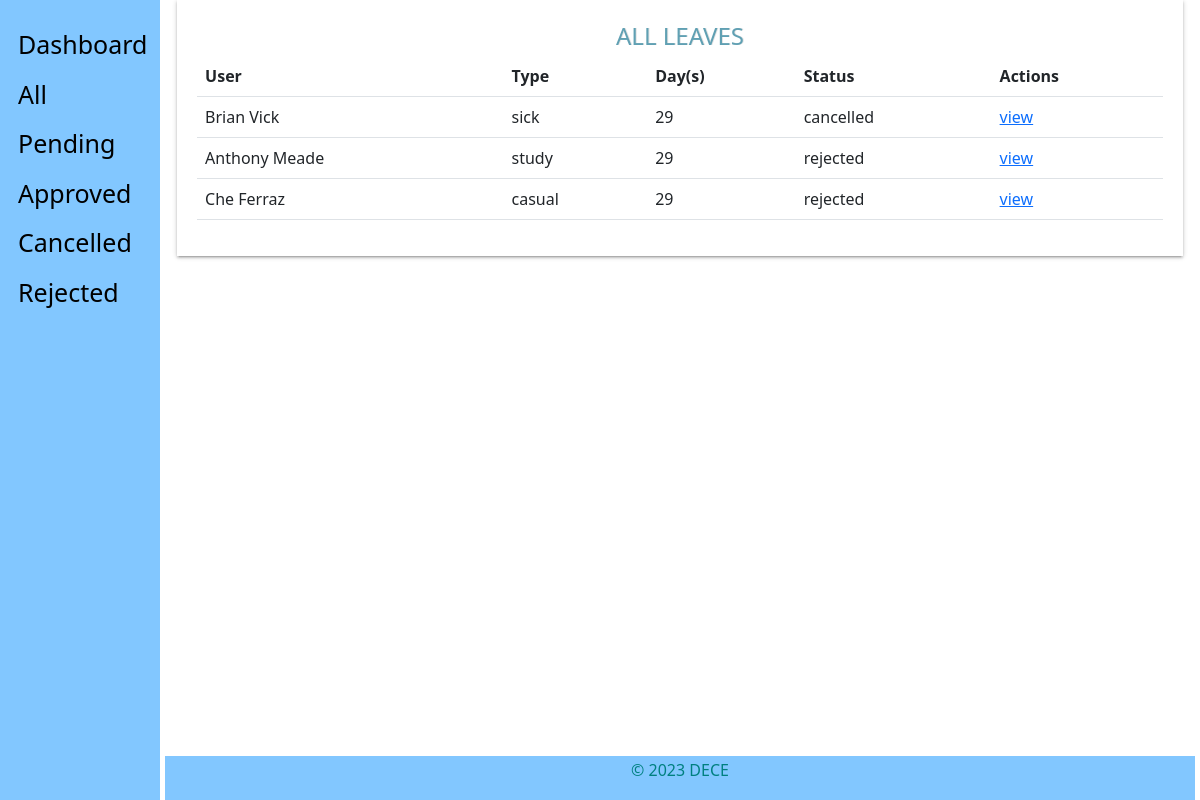
Page /admin_view/leaves/all/ (signed in) on the earlier database version.
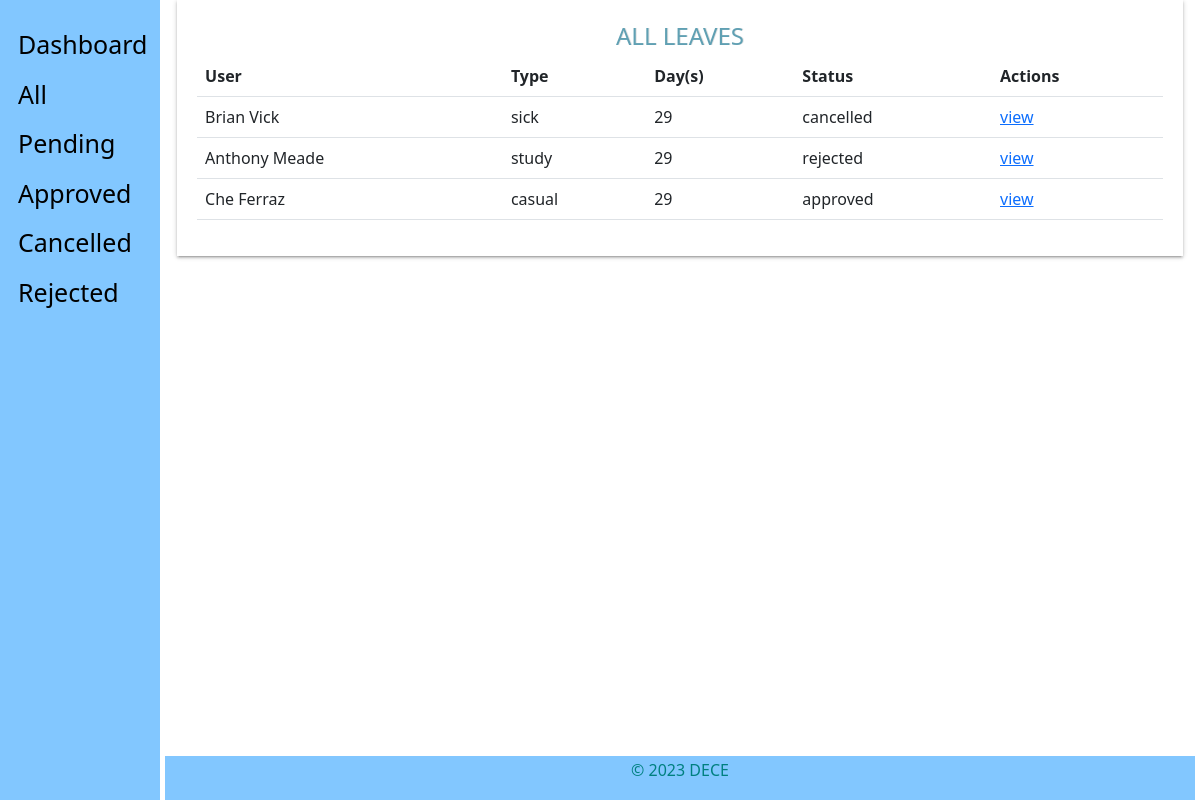
Same page on the later database version.
### staff_app/models.py (models this page shows, shortened)
class Leave(models.Model):
    SICK = 'sick'
    CASUAL = 'casual'
    EMERGENCY = 'emergency'
    STUDY = 'study'
    LEAVE_TYPE = (
        (SICK, 'Sick Leave'),
        (CASUAL, 'Casual Leave'),
        (EMERGENCY, 'Emergency Leave'),
        (STUDY, 'Study Leave'),
    )
    DAYS = 30
    user = models.ForeignKey(CustomUser, on_delete=models.CASCADE, default=1)
    startdate = models.DateField(verbose_name=_(
        'Start Date'), help_text='leave start date is on ..', null=True, blank=False)
    enddate = models.DateField(verbose_name=_(
        'End Date'), help_text='coming back on ...', null=True, blank=False)
    leavetype = models.CharField(
        choices=LEAVE_TYPE, max_length=25, default=SICK, null=True, blank=False)
    reason = models.CharField(verbose_name=_('Reason for Leave'), max_length=255,
                              help_text='add additional information for leave', null=True, blank=True)
    defaultdays = models.PositiveIntegerField(verbose_name=_(
        'Leave days per year counter'), default=DAYS, null=True, blank=True)
    status = models.CharField(max_length=12, default='pending')
    is_approved = models.BooleanField(default=False)  # hide
    updated = models.DateTimeField(auto_now=True, auto_now_add=False)
    created = models.DateTimeField(auto_now=False, auto_now_add=True)
    objects = LeaveManager()
    class Meta:
        verbose_name = _('Leave')
        verbose_name_plural = _('Leaves')
        ordering = ['-created']  # recent objects
    @ property
    def leave_days(self):
        days_count = ''
        startdate = self.startdate
        enddate = self.enddate
        if startdate > enddate:
            return
        dates = (enddate - startdate)
        return dates.days
    @ property
    def get_full_name(self):
        user = self.user
        firstname = self.user.first_name
        lastname = self.user.last_name
        fullname = firstname+' '+lastname
        return fullname

### hris_app/models.py (models this page shows)
class CustomUser (AbstractUser):
    ADMINISTRATOR = '1'
    STAFF = '2'
    EMAIL_TO_USER_TYPE_MAP = {
        'administrator': ADMINISTRATOR,
        'staff': STAFF
    }
    user_type_data = ((ADMINISTRATOR, "Administrator"), (STAFF, "Staff"))
    user_type = models.CharField(
        default=1,
        choices=user_type_data,
        max_length=20
    )

### admin_app/views.py (the view)
# urls.py: path('leaves/all/', views.leaves_list, name="leaves"),
def leaves_list(request):
    if not (request.user.is_authenticated and request.user.is_superuser):
        return redirect('hris:home')
    leaves = Leave.objects.all()
    context = {
        'leave_list': leaves,
        'title': 'ALL LEAVES'
    }
    return render(request, "admin/leaves_view.html", context)

### admin_app/managers.py (called while the page is built)
    def get_queryset(self):
        return super().get_queryset()

### templates/admin/leaves_view.html (shortened to what this page needs)
{% extends 'base_leave.html' %}
{% load static %}
{% block content %}
        <section class="content">
            <section class="container-fluid">
                	<div class="table-responsive table-shadow">
                		<div class="text-center table-description">
                			<h4 class="title-h3" style="color: #60a0b3 !important;
    						text-shadow: 1px 0px rgba(0,0,0,0.11)">{{title}}</h4>
                		</div>
                		<table class="table">
							  <thead>
							    <tr>
							      <th scope="col">User</th>
							      <th scope="col">Type</th>
							      <th scope="col">Day(s)</th>
							      <th scope="col">Status</th>
							      <th scope="col">Actions</th>
							    </tr>
							  </thead>
							  <tbody>
							  	{% for leave in leave_list %}
							    <tr>
							      <td>{{ leave.get_full_name }}</td>
							      <td>{{ leave.leavetype}}</td>
							      <td>{{ leave.leave_days }}</td>
							      <td>{{ leave.status }}</td>
							      <td>
							      	<a href="{% url 'admin_app:leave-employee' leave.id %}">
							      	    <span>view</span>
							      	</a>
							      </td>
							    </tr>
							    {% endfor %}
							  </tbody>
						</table>
					</div>
            </section>
        </section>
 {% endblock %}

Differences in the rows shown:
changed Leave "casual": status "rejected" → "approved"
